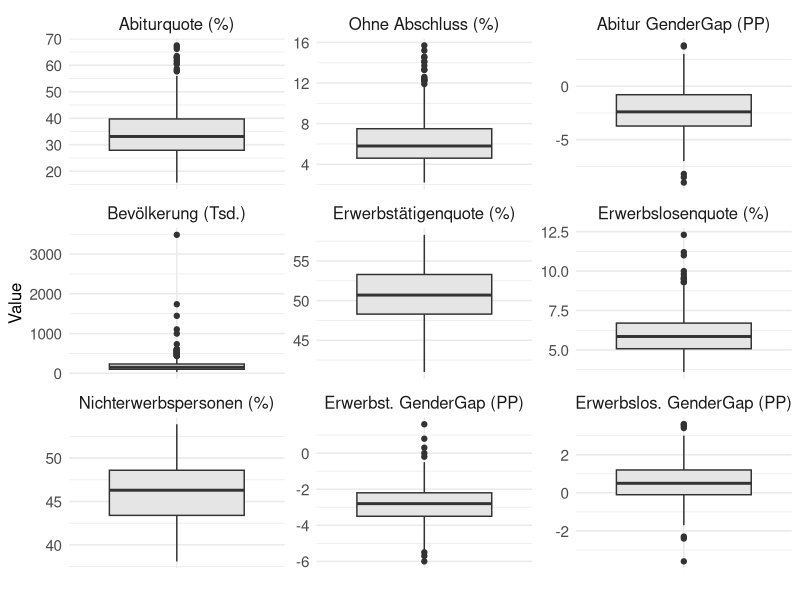
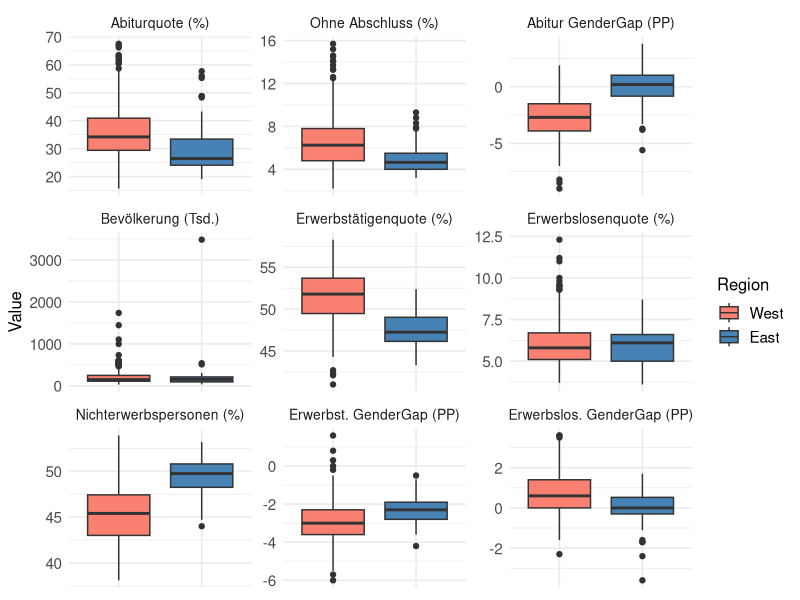
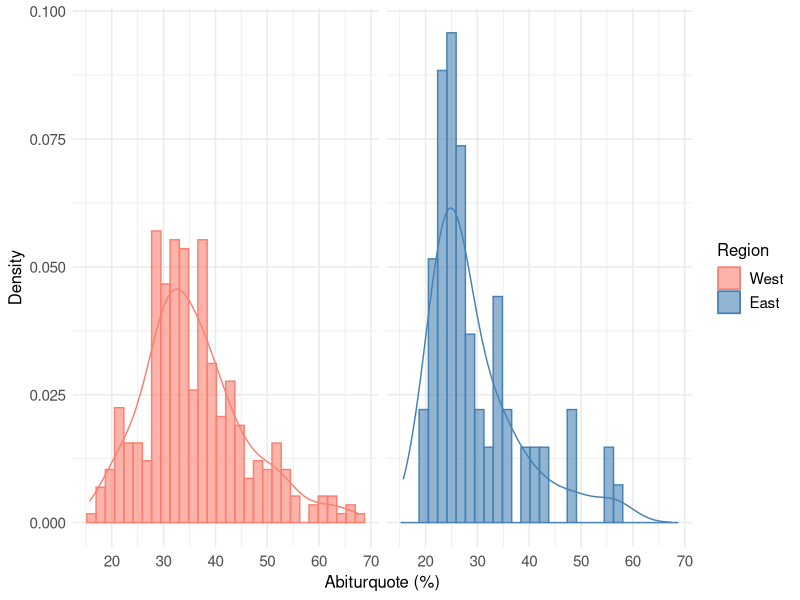
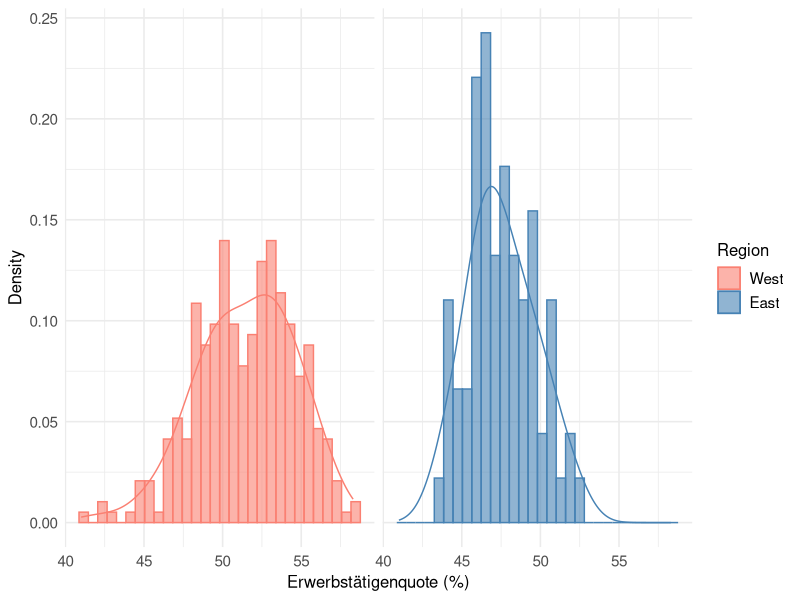
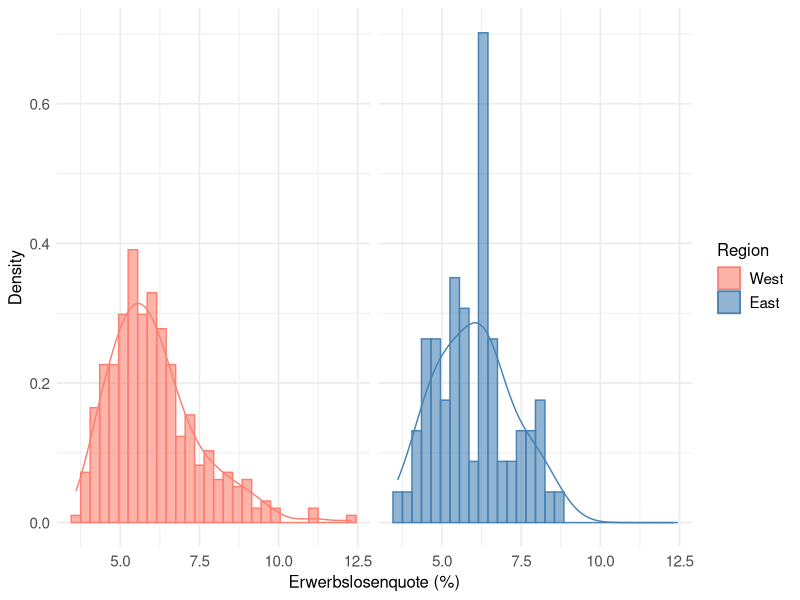
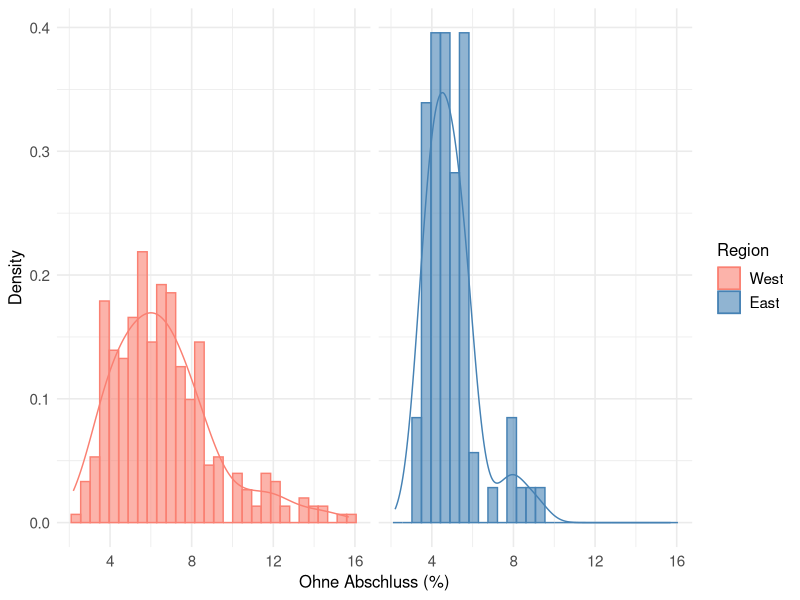
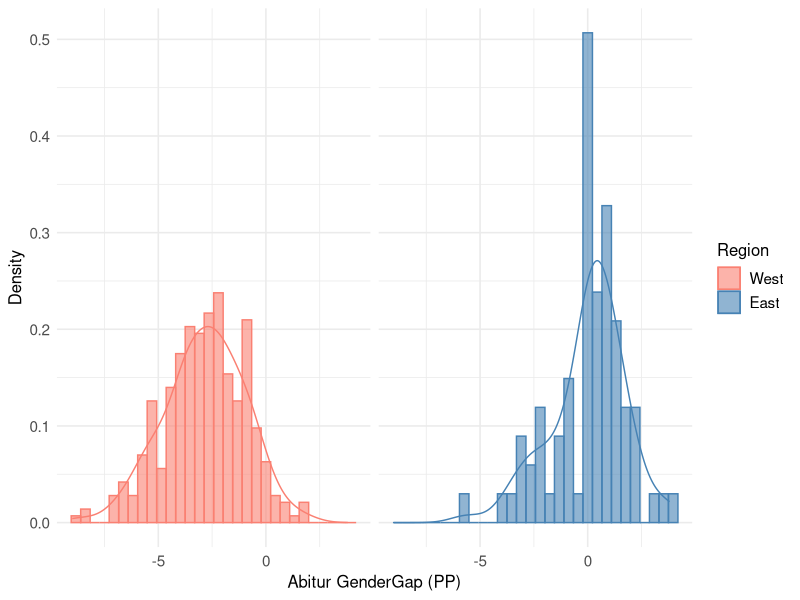
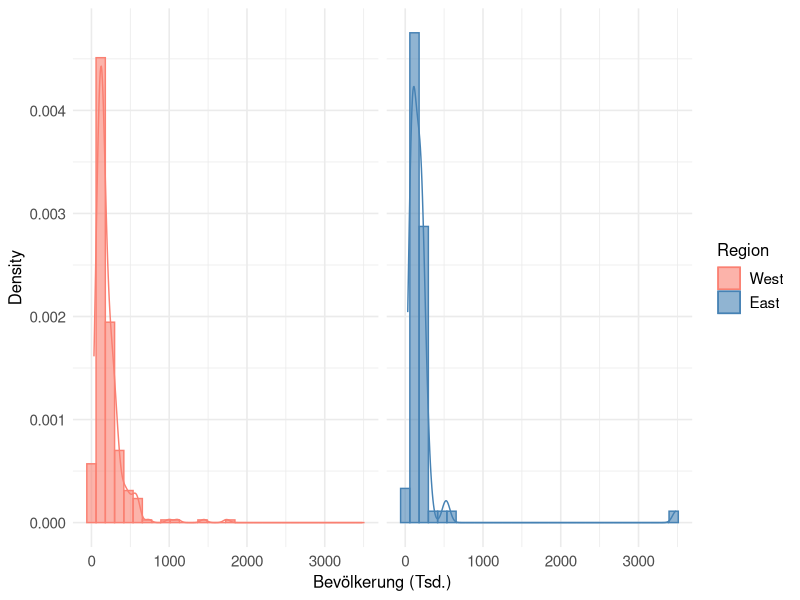

Write R code to recreate these figures, in order.
# RELOAD DATA FRESH FIRST
zensus_wide <- readr::read_csv("zensus2022_wide.csv")
zensus_long <- readr::read_csv("zensus2022_long.csv")

#TASK1
#check structures of variables 
str(zensus_wide)

#check if scales of variables are appropriate by checking min max median
summary(zensus_wide)

#we can see that OstDe is int, we must change it to factor
zensus_wide$Ostdeutschland <- factor(zensus_wide$Ostdeutschland,
                                     levels = c(0,1),
                                     labels = c("West", "East"))

zensus_long$Ostdeutschland <- factor(zensus_long$Ostdeutschland,
                                     levels = c(0, 1),
                                     labels = c("West", "East"))

#create Region column in both datasets
zensus_wide$Region <- zensus_wide$Ostdeutschland
zensus_long$Region <- zensus_long$Ostdeutschland

#reorder columns so Region appears in place of Ostdeutschland
library(dplyr)
zensus_wide <- zensus_wide %>%
  select(ARS, Name, Bundesland, Region, Bev_Tausend, Abitur_Quote, 
         OhneAbschl_Quote, Abitur_GenderGap, Erwerbstaetig_Quote, 
         Erwerbslos_Quote, Nichterwerb_Quote, Erwerbstaetig_GenderGap, 
         Erwerbslos_GenderGap)

#verify both
str(zensus_wide$Region)
str(zensus_long$Region)

#no missing values check
colSums(is.na(zensus_wide))

#categorical variables: ARS, Name, Bundesland, Region
#metric variables: all remaining 9 variables
#no further cleaning necessary


#TASK 2
##figure1_report
library(ggplot2)

# Consistent theme for all plots in the report
report_theme <- theme_minimal(base_size = 12) +
  theme(
    axis.title   = element_text(size = 12),
    axis.text    = element_text(size = 11),
    strip.text   = element_text(size = 12),
    legend.title = element_text(size = 12),
    legend.text  = element_text(size = 11),
    plot.title   = element_text(size = 13)
  )

# Variant that hides x-axis text/ticks (when legend already shows the groups)
report_theme_nox <- report_theme +
  theme(
    axis.text.x  = element_blank(),
    axis.ticks.x = element_blank()
  )

zensus_long$Variable <- factor(zensus_long$Variable,
                               levels = c("Abitur_Quote", "OhneAbschl_Quote", "Abitur_GenderGap",
                                          "Bev_Tausend", "Erwerbstaetig_Quote", "Erwerbslos_Quote",
                                          "Nichterwerb_Quote", "Erwerbstaetig_GenderGap", "Erwerbslos_GenderGap"),
                               labels = c("Abiturquote (%)", "Ohne Abschluss (%)", "Abitur GenderGap (PP)",
                                          "Bevölkerung (Tsd.)", "Erwerbstätigenquote (%)", "Erwerbslosenquote (%)",
                                          "Nichterwerbspersonen (%)", "Erwerbst. GenderGap (PP)", "Erwerbslos. GenderGap (PP)")
)

ggplot(zensus_long, aes(x = "", y = Wert)) +
  geom_boxplot(fill = "grey90") +
  facet_wrap(~ Variable, scales = "free_y") +
  labs(x = NULL, y = "Value") +
  report_theme

#exact outliers using IQR rule for each variable
library(dplyr)

#Bev_Tausend
Q1 <- quantile(zensus_wide$Bev_Tausend, 0.25)
Q3 <- quantile(zensus_wide$Bev_Tausend, 0.75)
IQR_val <- Q3 - Q1
zensus_wide %>%
  filter(Bev_Tausend < (Q1 - 1.5 * IQR_val) | Bev_Tausend > (Q3 + 1.5 * IQR_val)) %>%
  select(Name, Bundesland, Bev_Tausend) %>%
  arrange(desc(Bev_Tausend))

#Abitur_Quote
Q1 <- quantile(zensus_wide$Abitur_Quote, 0.25)
Q3 <- quantile(zensus_wide$Abitur_Quote, 0.75)
IQR_val <- Q3 - Q1
zensus_wide %>%
  filter(Abitur_Quote < (Q1 - 1.5 * IQR_val) | Abitur_Quote > (Q3 + 1.5 * IQR_val)) %>%
  select(Name, Bundesland, Abitur_Quote) %>%
  arrange(desc(Abitur_Quote))

#OhneAbschl_Quote
Q1 <- quantile(zensus_wide$OhneAbschl_Quote, 0.25)
Q3 <- quantile(zensus_wide$OhneAbschl_Quote, 0.75)
IQR_val <- Q3 - Q1
zensus_wide %>%
  filter(OhneAbschl_Quote < (Q1 - 1.5 * IQR_val) | OhneAbschl_Quote > (Q3 + 1.5 * IQR_val)) %>%
  select(Name, Bundesland, OhneAbschl_Quote) %>%
  arrange(desc(OhneAbschl_Quote))

#Abitur_GenderGap
Q1 <- quantile(zensus_wide$Abitur_GenderGap, 0.25)
Q3 <- quantile(zensus_wide$Abitur_GenderGap, 0.75)
IQR_val <- Q3 - Q1
zensus_wide %>%
  filter(Abitur_GenderGap < (Q1 - 1.5 * IQR_val) | Abitur_GenderGap > (Q3 + 1.5 * IQR_val)) %>%
  select(Name, Bundesland, Abitur_GenderGap) %>%
  arrange(Abitur_GenderGap)

#Erwerbstaetig_Quote
Q1 <- quantile(zensus_wide$Erwerbstaetig_Quote, 0.25)
Q3 <- quantile(zensus_wide$Erwerbstaetig_Quote, 0.75)
IQR_val <- Q3 - Q1
zensus_wide %>%
  filter(Erwerbstaetig_Quote < (Q1 - 1.5 * IQR_val) | Erwerbstaetig_Quote > (Q3 + 1.5 * IQR_val)) %>%
  select(Name, Bundesland, Erwerbstaetig_Quote) %>%
  arrange(Erwerbstaetig_Quote)

#Erwerbslos_Quote
Q1 <- quantile(zensus_wide$Erwerbslos_Quote, 0.25)
Q3 <- quantile(zensus_wide$Erwerbslos_Quote, 0.75)
IQR_val <- Q3 - Q1
zensus_wide %>%
  filter(Erwerbslos_Quote < (Q1 - 1.5 * IQR_val) | Erwerbslos_Quote > (Q3 + 1.5 * IQR_val)) %>%
  select(Name, Bundesland, Erwerbslos_Quote) %>%
  arrange(desc(Erwerbslos_Quote))

#Nichterwerb_Quote
Q1 <- quantile(zensus_wide$Nichterwerb_Quote, 0.25)
Q3 <- quantile(zensus_wide$Nichterwerb_Quote, 0.75)
IQR_val <- Q3 - Q1
zensus_wide %>%
  filter(Nichterwerb_Quote < (Q1 - 1.5 * IQR_val) | Nichterwerb_Quote > (Q3 + 1.5 * IQR_val)) %>%
  select(Name, Bundesland, Nichterwerb_Quote) %>%
  arrange(desc(Nichterwerb_Quote))

#Erwerbstaetig_GenderGap
Q1 <- quantile(zensus_wide$Erwerbstaetig_GenderGap, 0.25)
Q3 <- quantile(zensus_wide$Erwerbstaetig_GenderGap, 0.75)
IQR_val <- Q3 - Q1
zensus_wide %>%
  filter(Erwerbstaetig_GenderGap < (Q1 - 1.5 * IQR_val) | Erwerbstaetig_GenderGap > (Q3 + 1.5 * IQR_val)) %>%
  select(Name, Bundesland, Erwerbstaetig_GenderGap) %>%
  arrange(Erwerbstaetig_GenderGap)

#Erwerbslos_GenderGap
Q1 <- quantile(zensus_wide$Erwerbslos_GenderGap, 0.25)
Q3 <- quantile(zensus_wide$Erwerbslos_GenderGap, 0.75)
IQR_val <- Q3 - Q1
zensus_wide %>%
  filter(Erwerbslos_GenderGap < (Q1 - 1.5 * IQR_val) | Erwerbslos_GenderGap > (Q3 + 1.5 * IQR_val)) %>%
  select(Name, Bundesland, Erwerbslos_GenderGap) %>%
  arrange(Erwerbslos_GenderGap)

#how to deal?
#since this is official census data, all values are real and valid.
#keep all outliers in the dataset
#interpret them in context of location and city
#we can use median instead of average, median is more robust. use mad instead of sd



#TASK 3

library(ggplot2)

##figure 2 - East/West boxplot all variables
ggplot(zensus_long, aes(x = Region, y = Wert, fill = Region)) +
  geom_boxplot() +
  facet_wrap(~ Variable, scales = "free_y") +
  scale_fill_manual(values = c("West" = "salmon", "East" = "steelblue")) +
  labs(x = NULL, y = "Value", fill = "Region") +
  report_theme_nox +
  theme(strip.text = element_text(size = 10))

##figure 3 - Abiturquote histogram
ggplot(zensus_wide, aes(x = Abitur_Quote, fill = Region, color = Region)) +
  geom_histogram(alpha = 0.6, position = "identity", bins = 30, aes(y = after_stat(density))) +
  geom_density(adjust = 1.4, fill = NA) +
  facet_wrap(~ Region) +
  scale_fill_manual(values = c("West" = "salmon", "East" = "steelblue")) +
  scale_color_manual(values = c("West" = "salmon", "East" = "steelblue")) +
  labs(x = "Abiturquote (%)", y = "Density", fill = "Region", color = "Region") +
  report_theme +
  theme(strip.text = element_blank())

##figure 4 - Erwerbstätigenquote histogram
ggplot(zensus_wide, aes(x = Erwerbstaetig_Quote, fill = Region, color = Region)) +
  geom_histogram(alpha = 0.6, position = "identity", bins = 30, aes(y = after_stat(density))) +
  geom_density(adjust = 1.4, fill = NA) +
  facet_wrap(~ Region) +
  scale_fill_manual(values = c("West" = "salmon", "East" = "steelblue")) +
  scale_color_manual(values = c("West" = "salmon", "East" = "steelblue")) +
  labs(x = "Erwerbstätigenquote (%)", y = "Density", fill = "Region", color = "Region") +
  report_theme +
  theme(strip.text = element_blank())

##figure 5 - Erwerbslosenquote histogram
ggplot(zensus_wide, aes(x = Erwerbslos_Quote, fill = Region, color = Region)) +
  geom_histogram(alpha = 0.6, position = "identity", bins = 30, aes(y = after_stat(density))) +
  geom_density(adjust = 1.4, fill = NA) +
  facet_wrap(~ Region) +
  scale_fill_manual(values = c("West" = "salmon", "East" = "steelblue")) +
  scale_color_manual(values = c("West" = "salmon", "East" = "steelblue")) +
  labs(x = "Erwerbslosenquote (%)", y = "Density", fill = "Region", color = "Region") +
  report_theme +
  theme(strip.text = element_blank())

##appendix figures, remaining 6 histograms
ggplot(zensus_wide, aes(x = OhneAbschl_Quote, fill = Region, color = Region)) +
  geom_histogram(alpha = 0.6, position = "identity", bins = 30, aes(y = after_stat(density))) +
  geom_density(adjust = 1.4, fill = NA) +
  facet_wrap(~ Region) +
  scale_fill_manual(values = c("West" = "salmon", "East" = "steelblue")) +
  scale_color_manual(values = c("West" = "salmon", "East" = "steelblue")) +
  labs(x = "Ohne Abschluss (%)", y = "Density", fill = "Region", color = "Region") +
  report_theme +
  theme(strip.text = element_blank())

ggplot(zensus_wide, aes(x = Abitur_GenderGap, fill = Region, color = Region)) +
  geom_histogram(alpha = 0.6, position = "identity", bins = 30, aes(y = after_stat(density))) +
  geom_density(adjust = 1.4, fill = NA) +
  facet_wrap(~ Region) +
  scale_fill_manual(values = c("West" = "salmon", "East" = "steelblue")) +
  scale_color_manual(values = c("West" = "salmon", "East" = "steelblue")) +
  labs(x = "Abitur GenderGap (PP)", y = "Density", fill = "Region", color = "Region") +
  report_theme +
  theme(strip.text = element_blank())

ggplot(zensus_wide, aes(x = Bev_Tausend, fill = Region, color = Region)) +
  geom_histogram(alpha = 0.6, position = "identity", bins = 30, aes(y = after_stat(density))) +
  geom_density(adjust = 1.4, fill = NA) +
  facet_wrap(~ Region) +
  scale_fill_manual(values = c("West" = "salmon", "East" = "steelblue")) +
  scale_color_manual(values = c("West" = "salmon", "East" = "steelblue")) +
  labs(x = "Bevölkerung (Tsd.)", y = "Density", fill = "Region", color = "Region") +
  report_theme +
  theme(strip.text = element_blank())

ggplot(zensus_wide, aes(x = Nichterwerb_Quote, fill = Region, color = Region)) +
  geom_histogram(alpha = 0.6, position = "identity", bins = 30, aes(y = after_stat(density))) +
  geom_density(adjust = 1.4, fill = NA) +
  facet_wrap(~ Region) +
  scale_fill_manual(values = c("West" = "salmon", "East" = "steelblue")) +
  scale_color_manual(values = c("West" = "salmon", "East" = "steelblue")) +
  labs(x = "Nichterwerbspersonen (%)", y = "Density", fill = "Region", color = "Region") +
  report_theme +
  theme(strip.text = element_blank())

ggplot(zensus_wide, aes(x = Erwerbstaetig_GenderGap, fill = Region, color = Region)) +
  geom_histogram(alpha = 0.6, position = "identity", bins = 30, aes(y = after_stat(density))) +
  geom_density(adjust = 1.4, fill = NA) +
  facet_wrap(~ Region) +
  scale_fill_manual(values = c("West" = "salmon", "East" = "steelblue")) +
  scale_color_manual(values = c("West" = "salmon", "East" = "steelblue")) +
  labs(x = "Erwerbstätigkeit GenderGap (PP)", y = "Density", fill = "Region", color = "Region") +
  report_theme +
  theme(strip.text = element_blank())

ggplot(zensus_wide, aes(x = Erwerbslos_GenderGap, fill = Region, color = Region)) +
  geom_histogram(alpha = 0.6, position = "identity", bins = 30, aes(y = after_stat(density))) +
  geom_density(adjust = 1.4, fill = NA) +
  facet_wrap(~ Region) +
  scale_fill_manual(values = c("West" = "salmon", "East" = "steelblue")) +
  scale_color_manual(values = c("West" = "salmon", "East" = "steelblue")) +
  labs(x = "Erwerbslosigkeit GenderGap (PP)", y = "Density", fill = "Region", color = "Region") +
  report_theme +
  theme(strip.text = element_blank())


#what do we see?
#Abitur_Quote
#west has much higher abitur rates than east
#west is more spread out, east is compact and lower

#Abitur_GenderGap
#west is more negative men have higher abitur rates in west
#east is closer to zero more equal between genders

#Bev_Tausend
#both heavily right skewed, most districts small, few very large
#berlin is the extreme outlier

#Erwerbslos_Quote
#very similar between east and west

#Erwerbstaetig_Quote

#west clearly higher,more people employed in west
#east shifted noticeably to the left

#Nichterwerb_Quote
#east clearly higher more people not in labour force at all
#direct opposite of the employment finding above

#Erwerbstaetig_GenderGap
#both negative men more employed than women everywhere
#west more negative bigger gender gap in west
#east closer to zero more equal in east

#OhneAbschl_Quote
#west has more outliers and higher values
#east lower and more compact

#Erwerbslos_GenderGap
#west positive men slightly more unemployed than women
#east negative women more unemployed than men
#clear structural difference between regions

#TASK 4
#create pairwise scatterplots for all metric variables
#full plot goes to appendix
pairs_data <- zensus_wide[, 5:13]
colnames(pairs_data) <- c(
  "Bev.", "Abitur", "OhneAbschl.",
  "Abitur.Gap", "Erwerbst.", "Erwerbslos.",
  "Nichterw.", "Erwerbst.Gap", "Erwerbslos.Gap"
)

pairs(pairs_data,
      lower.panel = NULL,
      col = ifelse(zensus_wide$Region == "East", "steelblue", "salmon"),
      pch = 16,
      cex = 0.5,
      oma = c(3, 3, 2, 3))

par(xpd = TRUE)
legend(x = "bottom",
       legend = c("West", "East"),
       col = c("salmon", "steelblue"),
       pch = 16,
       cex = 0.9,
       bty = "n",
       horiz = TRUE)

#reduced plot for main report
#only core variables: Abitur, OhneAbschl, Erwerbst, Erwerbslos, Nichterw
#gender gap variables and population removed, not informative in pairwise context
pairs_main <- zensus_wide[, c("Abitur_Quote", "OhneAbschl_Quote",
                              "Erwerbstaetig_Quote", "Erwerbslos_Quote",
                              "Nichterwerb_Quote")]
colnames(pairs_main) <- c("Abitur", "OhneAbschl.", "Erwerbst.",
                          "Erwerbslos.", "Nichterw.")

pairs(pairs_main,
      lower.panel = NULL,
      col = ifelse(zensus_wide$Region == "East", "steelblue", "salmon"),
      pch = 16,
      cex = 0.7,
      oma = c(6, 3, 2, 3))
par(xpd = NA)
legend(x = 0.5, y = 0.02,
       legend = c("West", "East"),
       col = c("salmon", "steelblue"),
       pch = 16,
       cex = 0.9,
       bty = "n",
       horiz = TRUE,
       xjust = 0.5)

#what do we observe from the pairwise scatterplot?

#Erwerbst. vs Nichterw.
#strongest relationship in the entire plot, tight diagonal line going downward
#as employment goes up, inactivity goes down, almost perfectly
#both east and west follow the same line closely

#Abitur vs OhneAbschl.
#downward slope, more high education means less people with no certificate
#east clusters at lower abitur and lower ohneabschl values

#Abitur vs Erwerbslos.
#slight downward slope, higher education linked to lower unemployment
#east and west somewhat separated

#OhneAbschl. vs Erwerbslos.
#upward slope, more people without certificates linked to higher unemployment

#east/west separation
#blue east dots cluster clearly lower than pink west in Abitur
#in Erwerbst. and Nichterw. east and west visibly separated
#in Erwerbslos. east and west overlap heavily, similar unemployment rates


#TASK 5

#correlation plot with significance stars
library(psych)

#copy with shorter names, original data untouched
plot_data <- zensus_wide[, 5:13]
colnames(plot_data) <- c(
  "Bev.", "Abitur", "OhneAbschl.",
  "Abitur.Gap", "Erwerbst.", "Erwerbslos.",
  "Nichterw.", "Erwerbst.Gap", "Erwerbslos.Gap"
)

cor.plot(plot_data,
         numbers = TRUE,
         upper = FALSE,
         main = "",
         show.legend = FALSE,
         cex = 0.8,
         xlas = 2,
         stars = TRUE)

#significance analysis
result <- corr.test(zensus_wide[, 5:13])
round(result$r, 4)
round(result$p, 4)

#findings
#research conventions(cohen 1988) 

#r = 0.10 to 0.29 weak
#r = 0.30 to 0.49 moderate
#r = 0.50 to 1.00 strong
#sign indicates direction, magnitude indicates strength

#Erwerbstaetig_Quote vs Nichterwerb_Quote = -0.98, p = 0.000
#strongest correlation in the entire dataset, highly significant
#as employment goes up, inactivity goes down almost perfectly

#OhneAbschl_Quote vs Erwerbslos_Quote = 0.53, p = 0.000
#moderate positive, significant
#more people without certificates linked to higher unemployment

#Abitur_Quote vs Abitur_GenderGap = -0.47, p = 0.000
#moderate negative, significant
#higher abitur districts tend to have smaller gender gap

#Abitur_Quote vs OhneAbschl_Quote = 0.41, p = 0.000
#moderate positive, significant

#Erwerbstaetig_Quote vs Erwerbslos_Quote = -0.42, p = 0.000
#moderate negative, significant
#higher employment linked to lower unemployment

#Erwerbslos_GenderGap vs Erwerbstaetig_Quote = 0.54, p = 0.000
#moderate positive, significant

#Erwerbslos_GenderGap vs Nichterwerb_Quote = -0.58, p = 0.000
#moderate negative, significant

#Bev_Tausend vs most variables
#all near zero and not significant
#population size has no meaningful relationship with any other variable


##TASK 6 - causality discussion
#no code needed, purely a discussion question for the report

#can we conclude causality from our results?
#no, we cannot conclude causality because:

#reason 1 - observational data
#the census is not a controlled experiment
#we simply observed districts as they are
#no variables were manipulated

#reason 2 - confounding variables
#a third hidden variable could be causing both variables to move together
#example: poverty could cause both low education and high unemployment
#we cannot separate these effects with our data

#reason 3 - reverse causality
#we cannot tell which direction the relationship goes
#does low education cause unemployment?
#or does unemployment cause people to leave school early?
#both directions are plausible

#reason 4 - no time dimension
#our data is a snapshot from one point in time (may 2022)
#causality requires observing change over time

#conclusion
#we can only say variables are associated or correlated
#not that one causes the other
#establishing causality would require experimental data,
#longitudinal data, or more advanced causal inference methods


#TASK 7
#identify at least 3 variables that influence unemployment rate
#top 3 based on correlation: OhneAbschl_Quote, Erwerbstaetig_Quote, Abitur_Quote
#univariate methods
#scatterplot: OhneAbschl_Quote vs Erwerbslos_Quote
ggplot(zensus_wide, aes(x = OhneAbschl_Quote, y = Erwerbslos_Quote,
                        color = Region)) +
  geom_point(alpha = 0.6, size = 1.5) +
  geom_smooth(method = "lm", se = TRUE) +
  scale_color_manual(values = c("West" = "salmon", "East" = "steelblue")) +
  labs(x = "Ohne Abschluss (%)",
       y = "Erwerbslosenquote (%)",
       color = "Region") +
  report_theme

#scatterplot: Abitur_Quote vs Erwerbslos_Quote
ggplot(zensus_wide, aes(x = Abitur_Quote, y = Erwerbslos_Quote,
                        color = Region)) +
  geom_point(alpha = 0.6, size = 1.5) +
  geom_smooth(method = "lm", se = TRUE) +
  scale_color_manual(values = c("West" = "salmon", "East" = "steelblue")) +
  labs(x = "Abiturquote (%)",
       y = "Erwerbslosenquote (%)",
       color = "Region") +
  report_theme

#boxplot: Region vs Erwerbslos_Quote
boxplot(Erwerbslos_Quote ~ Region, data = zensus_wide,
        col = c("salmon", "steelblue"),
        xlab = "Region",
        ylab = "Erwerbslosenquote (%)")


#multivariate methods

#correlation plot, shows all candidate variables together
library(psych)

cor_data <- zensus_wide[, c("Erwerbslos_Quote", "OhneAbschl_Quote",
                            "Abitur_Quote", "Erwerbstaetig_Quote",
                            "Nichterwerb_Quote")]
colnames(cor_data) <- c("Erwerbslos.", "OhneAbschl.", "Abitur",
                        "Erwerbst.", "Nichterw.")

par(mar = c(8, 8, 4, 2))
cor.plot(cor_data,
         numbers = TRUE,
         upper = FALSE,
         main = "",
         show.legend = TRUE,
         cex = 0.8,
         stars = TRUE,
         xlas = 2)
par(mar = c(5, 4, 4, 2))

#conclusion task 7
#OhneAbschl_Quote is the strongest and most consistent predictor of unemployment
#Erwerbstaetig_Quote is a significant negative predictor
#Abitur_Quote is NOT significant when controlling for the other variables
#the effect of no-certificate rate is significantly stronger in east than west
#in East Germany the effect of low education on unemployment
#is twice as strong as in West Germany (0.59 vs 0.30)


##task 8 

library(psych)

#describeBy() from psych package gives descriptive statistics
#gives  mean, median, sd, min, max etc.

describeBy(zensus_wide[, 5:13],
           group = zensus_wide$Region)

#aggregate() calculates  statistic for each group
#calculate median and sd for each variable split by east/west

#median comparison
aggregate(zensus_wide[, 5:13],
          by = list(Region = zensus_wide$Region),
          FUN = median)

#standard deviation is from mean // use MAD comparison
aggregate(zensus_wide[, 5:13],
          by = list(Region = zensus_wide$Region),
          FUN = mad)

#task 8 findings

#Abitur_Quote
#west median 34.20% vs east median 26.45%
#west significantly higher, nearly 8 percentage points difference
#west more spread out, more variation between western districts

#OhneAbschl_Quote
#west median 6.25% vs east median 4.65%
#west higher, more people without any school certificate in west
#east more homogeneous, less variation between eastern districts

#Abitur_GenderGap
#west median -2.70 vs east median +0.20
#in west men have higher abitur rates
#in east women and men almost equal
#likely legacy of gdr education system promoting gender equality

#Erwerbstaetig_Quote
#west median 51.80% vs east median 47.25%
#west clearly higher, more people employed in west
#east also less spread out

#Erwerbslos_Quote
#west median 5.80% vs east median 6.10%
#almost identical, surprisingly little difference between east and west
#west has more extreme outliers

#Nichterwerb_Quote
#west median 45.40% vs east median 49.75%
#east clearly higher, more people economically inactive in east
#directly mirrors the employment finding
#east more homogeneous

#Erwerbstaetig_GenderGap
#west median -3.00 vs east median -2.30
#both negative, men more employed than women everywhere
#west gap larger, bigger gender inequality in west
#east closer to zero, more equal, likely gdr legacy

#Erwerbslos_GenderGap
#west median 0.60 vs east median 0.00
#west positive, men slightly more unemployed than women
#east at zero, no gender difference in unemployment

#overall
#east has lower education but less inequality between districts
#east has lower employment but similar unemployment to west
#east has more gender equality in both education and labour market
#west has higher education and employment but more polarisation
#differences reflect gdr legacy and ongoing structural challenges
#more than 30 years after reunification


##references_code
citation()           
citation("psych")
citation("readr")
citation("dplyr")
citation("ggplot2")
